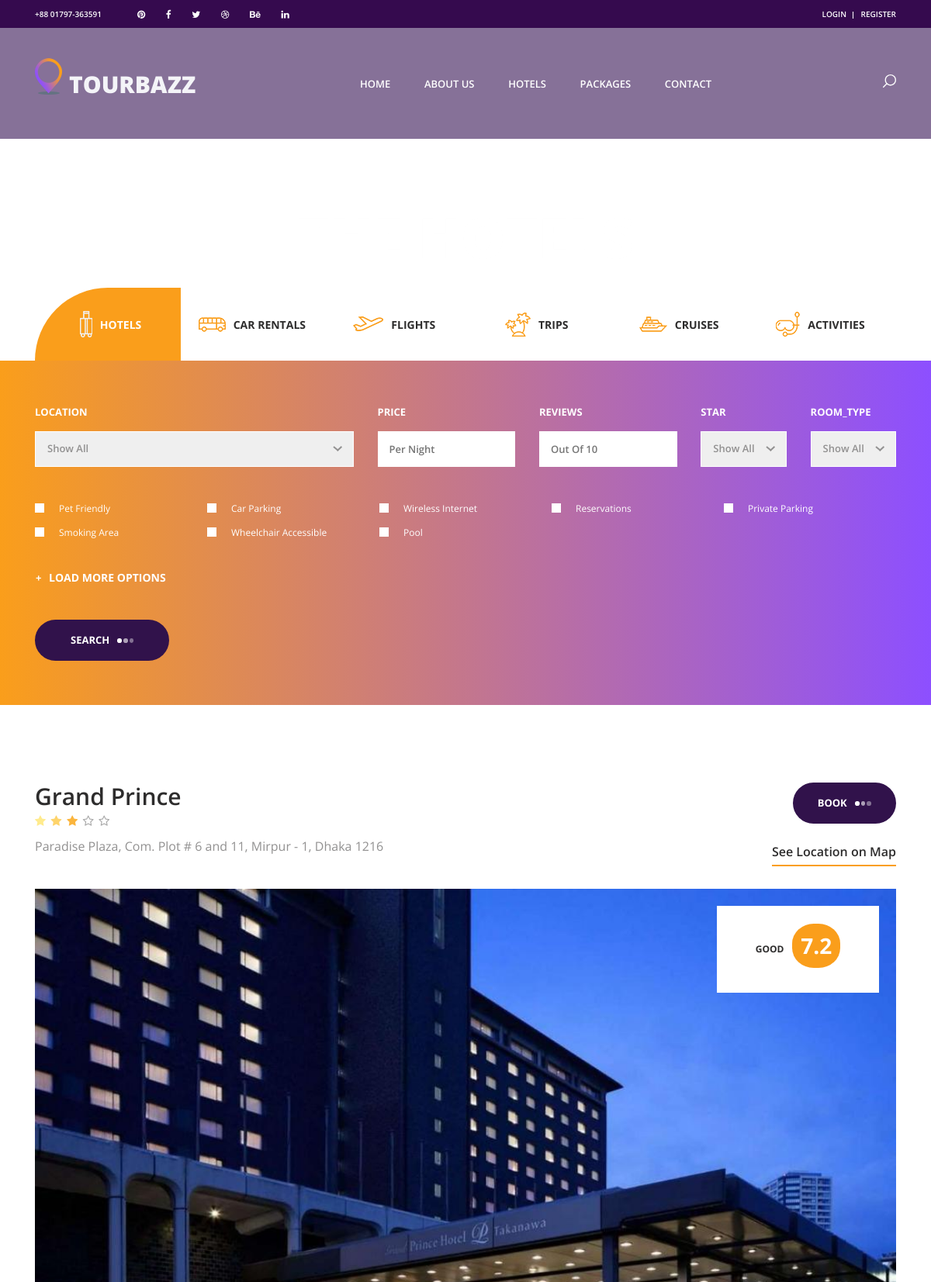
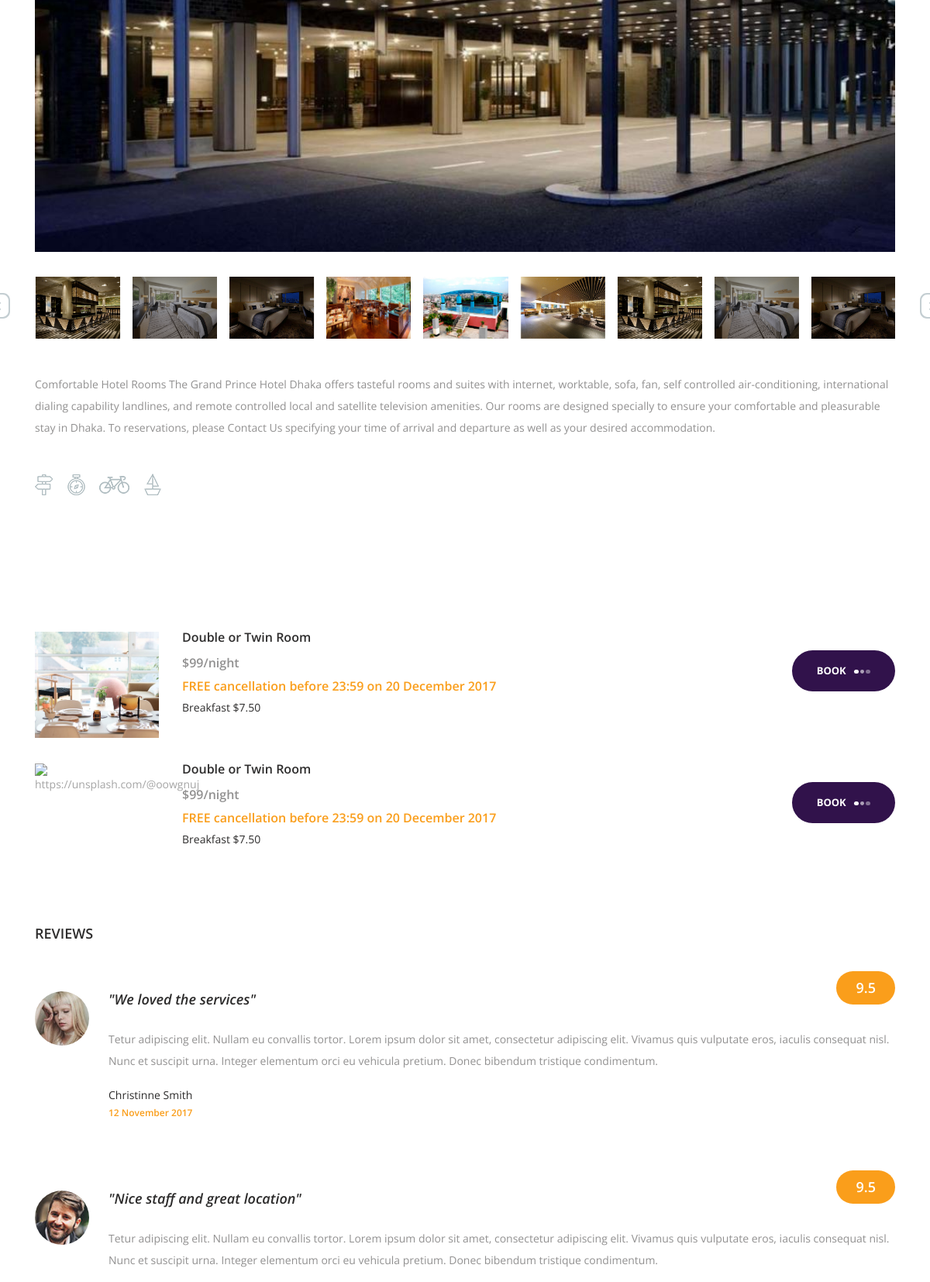
The page /single_hotel/1 (upper part) on the database its author committed (2 pictures, top to bottom).
### hotel/models.py (models this page shows, shortened)
class Hotel(models.Model):
    name = models.CharField(max_length=200)
    description = models.TextField(blank=True)
    price = models.IntegerField(default=0)
    price_details = models.TextField(blank=True)
    location = models.ForeignKey(Location,on_delete=models.DO_NOTHING)
    location_details = models.CharField(max_length=200)
    day = models.CharField(max_length=100)
    member = models.PositiveIntegerField(default=0)
    room_type = models.ForeignKey(Room_type,on_delete=models.DO_NOTHING)
    star = models.PositiveIntegerField(default=0)
    best = models.BooleanField(default=False)
    review_int = models.DecimalField(max_digits=2,decimal_places=1)
    review_str = models.CharField(max_length=50)
    main_photo = models.ImageField(upload_to='hotel/%Y/%m/%d/')
    photo_1 = models.ImageField(upload_to='hotel/%Y/%m/%d/', blank=True)
    photo_2 = models.ImageField(upload_to='hotel/%Y/%m/%d/', blank=True)
    photo_3 = models.ImageField(upload_to='hotel/%Y/%m/%d/', blank=True)
    photo_4 = models.ImageField(upload_to='hotel/%Y/%m/%d/', blank=True)
    photo_5 = models.ImageField(upload_to='hotel/%Y/%m/%d/', blank=True)
    photo_6 = models.ImageField(upload_to='hotel/%Y/%m/%d/', blank=True)
    is_published = models.BooleanField(default=True)
    list_date = models.DateTimeField(default=datetime.now, blank=True)

### hotel/views.py (the view)
# urls.py: path('single_hotel/<int:hotel_id>',single_hotel,name='single_hotel'),
def single_hotel(request,hotel_id):
    listings = Hotel.objects.filter(pk=hotel_id)
    context = {
        'listings':listings,
        'stars': star_item,
        'location': locations_item,
        'room_type': room_type_item,
    }
    return render(request,'hotel/single_hotel.html',context)

### templates/hotel/single_hotel.html (shortened to what this page needs)
{% extends 'base_single.html' %}
{% load static %}
{% block content %}
	<div class="home">
		<div class="home_background parallax-window" data-parallax="scroll" data-image-src="images/single_background.jpg"><img src="{% static 'images/single_background.jpg' %}" alt=""></div>
		<div class="home_content">
			<div class="home_title">The Hotels</div>
		</div>
	</div>
	<div class="listing">
		<div class="search">
			<div class="search_inner">
				<div class="container fill_height no-padding">
					<div class="row fill_height no-margin">
						<div class="col fill_height no-padding">
							<div class="search_tabs_container">
								<div class="search_tabs d-flex flex-lg-row flex-column align-items-lg-center align-items-start justify-content-lg-between justify-content-start">
									<div class="search_tab active d-flex flex-row align-items-center justify-content-lg-center justify-content-start"><img src="{% static 'images/suitcase.png' %}" alt=""><span>hotels</span></div>
									<div class="search_tab d-flex flex-row align-items-center justify-content-lg-center justify-content-start"><img src="{% static 'images/bus.png' %}" alt="">car rentals</div>
									<div class="search_tab d-flex flex-row align-items-center justify-content-lg-center justify-content-start"><img src="{% static 'images/departure.png' %}" alt="">flights</div>
									<div class="search_tab d-flex flex-row align-items-center justify-content-lg-center justify-content-start"><img src="{% static 'images/island.png' %}" alt="">trips</div>
									<div class="search_tab d-flex flex-row align-items-center justify-content-lg-center justify-content-start"><img src="{% static 'images/cruise.png' %}" alt="">cruises</div>
									<div class="search_tab d-flex flex-row align-items-center justify-content-lg-center justify-content-start"><img src="{% static 'images/diving.png' %}" alt="">activities</div>
								</div>
							</div>
							<div class="search_panel active">
								<form action="{% url 'search' %}" id="search_form_1" class="search_panel_content d-flex flex-lg-row flex-column align-items-lg-center align-items-start justify-content-lg-between justify-content-start">
									<div class="search_item">
										<div>location</div>
                                        <select name="location" id="children_1" class="dropdown_item_select search_input">
                                        <option selected="true" disabled="disabled">Show All</option>
										</select>
                                    </div>
									<div class="search_item">
										<div>price</div>
										<input name="price" type="text" class="check_in search_input" placeholder="Per Night">
									</div>
									<div class="search_item">
										<div>Reviews</div>
										<input name="reviews" type="text" class="check_out search_input" placeholder="Out Of 10">
									</div>
									<div class="search_item">
										<div>star</div>
										<select name="star" id="adults_1" class="dropdown_item_select search_input" >
                                        <option selected="true" disabled="disabled">Show All</option>
										</select>
									</div>
									<div class="search_item">
										<div>room_type</div>
										<select name="room_type" id="children_1" class="dropdown_item_select search_input">
                                        <option selected="true" disabled="disabled">Show All</option>
										</select>
									</div>
									<div class="extras">
										<ul class="search_extras clearfix">
											<li class="search_extras_item">
												<div class="clearfix">
													<input name="pet" type="checkbox" id="search_extras_1" class="search_extras_cb" value="Pet Friendly">
													<label for="search_extras_1">Pet Friendly</label>
												</div>
											</li>
											<li class="search_extras_item">
												<div class="clearfix">
													<input name="Car" type="checkbox" id="search_extras_2" class="search_extras_cb" value="Car Parking">
													<label for="search_extras_2">Car Parking</label>
												</div>
											</li>
											<li class="search_extras_item">
												<div class="clearfix">
													<input name="Wireless" type="checkbox" id="search_extras_3" class="search_extras_cb" value="Wireless Internet">
													<label for="search_extras_3">Wireless Internet</label>
												</div>
											</li>
											<li class="search_extras_item">
												<div class="clearfix">
													<input name="Reservations" type="checkbox" id="search_extras_4" class="search_extras_cb" value="Reservations">
													<label for="search_extras_4">Reservations</label>
												</div>
											</li>
											<li class="search_extras_item">
												<div class="clearfix">
													<input name="Parking" type="checkbox" id="search_extras_5" class="search_extras_cb" value="Private Parking">
													<label for="search_extras_5">Private Parking</label>
												</div>
											</li>
											<li class="search_extras_item">
												<div class="clearfix">
													<input name="Smoking" type="checkbox" id="search_extras_6" class="search_extras_cb" value="Smoking Area">
													<label for="search_extras_6">Smoking Area</label>
												</div>
											</li>
											<li class="search_extras_item">
												<div class="clearfix">
													<input name="Wheelchair" type="checkbox" id="search_extras_7" class="search_extras_cb" value="Wheelchair Accessible">
													<label for="search_extras_7">Wheelchair Accessible</label>
												</div>
											</li>
											<li class="search_extras_item">
												<div class="clearfix">
													<input name="Pool" type="checkbox" id="search_extras_8" class="search_extras_cb" value="Pool">
													<label for="search_extras_8">Pool</label>
												</div>
											</li>
										</ul>
									</div>
									<div class="more_options">
										<div class="more_options_trigger">
											<a href="#">load more options</a>
										</div>
									</div>
									<button class="button search_button">search<span></span><span></span><span></span></button>
								</form>
							</div>
						</div>
					</div>
				</div>
			</div>
		</div>
		<div class="container">
			<div class="row">
				<div class="col-lg-12">
					<div class="single_listing">
						<div class="hotel_info">
                        {% if listings %}
                                {% for list in listings %}
							<div class="hotel_title_container d-flex flex-lg-row flex-column">
								<div class="hotel_title_content">
									<h1 class="hotel_title">{{ list.name }}</h1>
									<div class="rating_r rating_r_{{ list.star }} hotel_rating">
										<i></i>
										<i></i>
										<i></i>
										<i></i>
										<i></i>
									</div>
									<div class="hotel_location">{{ list.location_details }}</div>
								</div>
								<div class="hotel_title_button ml-lg-auto text-lg-right">
									<div class="button book_button trans_200"><a href="#">book<span></span><span></span><span></span></a></div>
									<div class="hotel_map_link_container">
										<div class="hotel_map_link">See Location on Map</div>
									</div>
								</div>
							</div>
							<div class="hotel_image">
								<img src="{{ list.main_photo.url }}" alt="">
								<div class="hotel_review_container d-flex flex-column align-items-center justify-content-center">
									<div class="hotel_review">
										<div class="hotel_review_content">
											<div class="hotel_review_title">{{ list.review_str }}</div>
										</div>
										<div class="hotel_review_rating text-center">{{ list.review_int }}</div>
									</div>
								</div>
							</div>
							<div class="hotel_gallery">
								<div class="hotel_slider_container">
									<div class="owl-carousel owl-theme hotel_slider">
                                        {% if list.photo_1 %}
										<div class="owl-item">
											<a class="colorbox cboxElement" href="{{ list.photo_1.url }}">
												<img src="{{ list.photo_1.url }}" alt="https://unsplash.com/@jbriscoe" width="100px" height="80px">
											</a>
										</div>
                                        {% endif %}
										{% if list.photo_2 %}
										<div class="owl-item">
											<a class="colorbox cboxElement" href="{{ list.photo_2.url }}">
												<img src="{{ list.photo_2.url }}" alt="https://unsplash.com/@jbriscoe" width="100px" height="80px">
											</a>
										</div>
                                        {% endif %}
										{% if list.photo_3 %}
										<div class="owl-item">
											<a class="colorbox cboxElement" href="{{ list.photo_3.url }}">
												<img src="{{ list.photo_3.url }}" alt="https://unsplash.com/@jbriscoe" width="100px" height="80px">
											</a>
										</div>
                                        {% endif %}
										{% if list.photo_4 %}
										<div class="owl-item">
											<a class="colorbox cboxElement" href="{{ list.photo_4.url }}">
												<img src="{{ list.photo_4.url }}" alt="https://unsplash.com/@jbriscoe" width="100px" height="80px">
											</a>
										</div>
                                        {% endif %}
										{% if list.photo_5 %}
										<div class="owl-item">
											<a class="colorbox cboxElement" href="{{ list.photo_5.url }}">
												<img src="{{ list.photo_5.url }}" alt="https://unsplash.com/@jbriscoe" width="100px" height="80px">
											</a>
										</div>
                                        {% endif %}
										{% if list.photo_6 %}
										<div class="owl-item">
											<a class="colorbox cboxElement" href="{{ list.photo_6.url }}">
												<img src="{{ list.photo_6.url }}" alt="https://unsplash.com/@jbriscoe" width="100px" height="80px">
											</a>
										</div>
                                        {% endif %}
									</div>
                                    </div>
									<div class="hotel_slider_nav hotel_slider_prev">
									</div>
									<div class="hotel_slider_nav hotel_slider_next">
									</div>
								</div>
							</div>
							<div class="hotel_info_text">
								<p>{{ list.price_details }}</p>
                            </div>
                        {% endfor %}
                            {% else %}
                            <p>There is no Hotel</p>
                            {% endif %}
							<div class="hotel_info_tags">
								<ul class="hotel_icons_list">
									<li class="hotel_icons_item"><img src="{% static 'images/post.png' %}" alt=""></li>
									<li class="hotel_icons_item"><img src="{% static 'images/compass.png' %}" alt=""></li>
									<li class="hotel_icons_item"><img src="{% static 'images/bicycle.png' %}" alt=""></li>
									<li class="hotel_icons_item"><img src="{% static 'images/sailboat.png' %}" alt=""></li>
								</ul>
							</div>
						</div>
						<div class="rooms">
							<div class="room">
								<div class="row">
									<div class="col-lg-2">
										<div class="room_image"><img src="{% static 'images/room_1.jpg' %}" alt="https://unsplash.com/@grovemade"></div>
									</div>
									<div class="col-lg-7">
										<div class="room_content">
											<div class="room_title">Double or Twin Room</div>
											<div class="room_price">$99/night</div>
											<div class="room_text">FREE cancellation before 23:59 on 20 December 2017</div>
											<div class="room_extra">Breakfast $7.50</div>
										</div>
									</div>
									<div class="col-lg-3 text-lg-right">
										<div class="room_button">
											<div class="button book_button trans_200"><a href="#">book<span></span><span></span><span></span></a></div>
										</div>
									</div>
								</div>
							</div>
							<div class="room">
								<div class="row">
									<div class="col-lg-2">
										<div class="room_image"><img src="{% static 'images/room_2.jpg' %}" alt="https://unsplash.com/@oowgnuj"></div>
									</div>
									<div class="col-lg-7">
										<div class="room_content">
											<div class="room_title">Double or Twin Room</div>
											<div class="room_price">$99/night</div>
											<div class="room_text">FREE cancellation before 23:59 on 20 December 2017</div>
											<div class="room_extra">Breakfast $7.50</div>
										</div>
									</div>
									<div class="col-lg-3 text-lg-right">
										<div class="room_button">
											<div class="button book_button trans_200"><a href="#">book<span></span><span></span><span></span></a></div>
										</div>
									</div>
								</div>
							</div>
						</div>
						<div class="reviews">
							<div class="reviews_title">reviews</div>
							<div class="reviews_container">
								<div class="review">
									<div class="row">
										<div class="col-lg-1">
											<div class="review_image">
												<img src="{% static 'images/review_1.jpg' %}" alt="https://unsplash.com/@saaout">
											</div>
										</div>
										<div class="col-lg-11">
											<div class="review_content">
												<div class="review_title_container">
													<div class="review_title">"We loved the services"</div>
													<div class="review_rating">9.5</div>
												</div>
												<div class="review_text">
													<p>Tetur adipiscing elit. Nullam eu convallis tortor. Lorem ipsum dolor sit amet, consectetur adipiscing elit. Vivamus quis vulputate eros, iaculis consequat nisl. Nunc et suscipit urna. Integer elementum orci eu vehicula pretium. Donec bibendum tristique condimentum.</p>
												</div>
												<div class="review_name">Christinne Smith</div>
												<div class="review_date">12 November 2017</div>
											</div>
										</div>
									</div>
								</div>
								<div class="review">
									<div class="row">
										<div class="col-lg-1">
											<div class="review_image">
												<img src="{% static 'images/review_2.jpg' %}" alt="Image by Andrew Robles">
											</div>
										</div>
										<div class="col-lg-11">
											<div class="review_content">
												<div class="review_title_container">
													<div class="review_title">"Nice staff and great location"</div>
													<div class="review_rating">9.5</div>
												</div>
												<div class="review_text">
													<p>Tetur adipiscing elit. Nullam eu convallis tortor. Lorem ipsum dolor sit amet, consectetur adipiscing elit. Vivamus quis vulputate eros, iaculis consequat nisl. Nunc et suscipit urna. Integer elementum orci eu vehicula pretium. Donec bibendum tristique condimentum.</p>
												</div>
											</div>
										</div>
									</div>
								</div>
							</div>
						</div>
						</div>
					</div>
				</div>
			</div>
		</div>
{% endblock %}

### rows shown on the page
Hotel: name "Grand Prince", location_details "Paradise Plaza, Com. Plot # 6 and 11, Mirpur - 1, Dhaka 1216", main_photo (picture), review_str "GOOD", review_int "7.2", photo_1 (picture), photo_2 (picture), photo_3 (picture), photo_4 (picture), photo_5 (picture), photo_6 (picture), price_details "Comfortable Hotel Rooms The Grand Prince Hotel Dhaka offers tasteful rooms and suites with internet, worktable, sofa, fan, self controlled air-conditioning, international dialing capability landlines, and remote controlled local and satellite television amenities. Our rooms are designed specially to ensure your comfortable and pleasurable stay in Dhaka. To reservations, please Contact Us specifying your time of arrival and departure as well as your desired accommodation."
